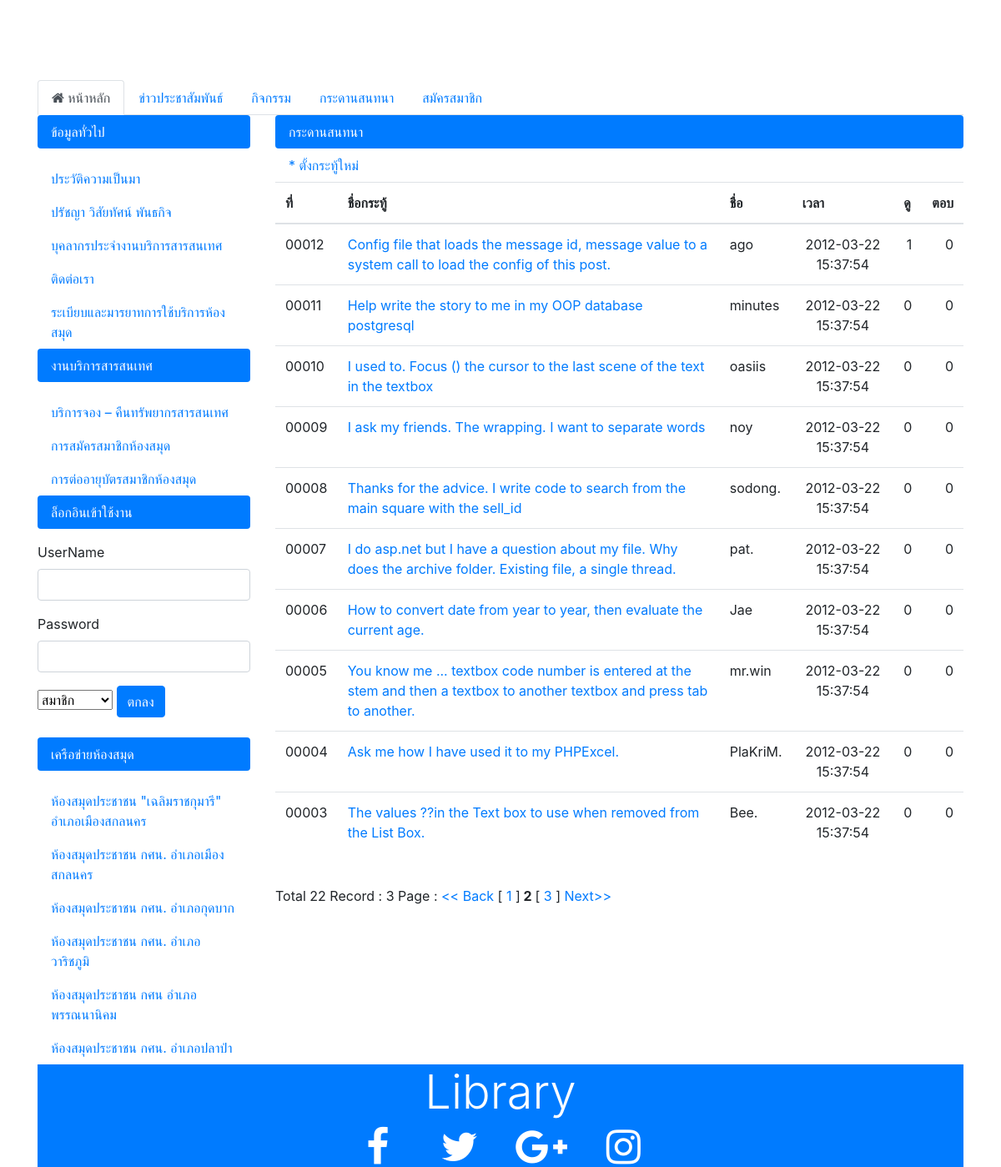
The app's page /Board.php?Page=2 with its own data.
### tables this page shows
CREATE TABLE `webboard` (
  `QuestionID` int(5) UNSIGNED ZEROFILL NOT NULL,
  `CreateDate` datetime NOT NULL,
  `Question` varchar(255) NOT NULL,
  `Details` text NOT NULL,
  `Name` varchar(50) NOT NULL,
  `View` int(5) NOT NULL,
  `Reply` int(5) NOT NULL
);

### Board.php (the view, shortened to what this page needs)
<!DOCTYPE html>
<html>
<head>
  <?php
    include("includes/head.inc.php");
   ?>
  </head>
<body>
  <div class="container">
    <?php
    include("includes/slideshow.inc.php");
   ?>
  </div>
    <div class="container">
      <div class="row">
        <div class="col-md-12">
              <?php
              include("includes/menu.inc.php");
              ?>
        </div>
      </div>
      <div class="row">
        <div class="col-md-3">
            <?php
              include("includes/sidemenu.inc.php");
            ?>
        </div>
          <div class="col-md-9">
            <ul class="nav nav-pills flex-column">
              <li class="nav-item">
                <a href="#" class="active nav-link">กระดานสนทนา</a>
              </li>
              <li class="nav-item">
                <a class="nav-link" href="NewQuestion.php">* ตั้งกระทู้ใหม่</a>
              </li>
            </ul>
            <?php
                include 'includes/config.php';
                $strSQL = "SELECT * FROM webboard";
                $objQuery = mysqli_query($conn, $strSQL) or die ("Error Query [".$strSQL."]");
                $Num_Rows = mysqli_num_rows($objQuery);
                $Per_Page = 10;
                if (isset($_GET["Page"])) {
                  $Page = $_GET["Page"];
                }
                $Prev_Page = $Page-1;
                $Next_Page = $Page+1;
                $Page_Start = (($Per_Page*$Page)-$Per_Page);
                if($Num_Rows<=$Per_Page)
                {
                  $Num_Pages =1;
                }
                else if(($Num_Rows % $Per_Page)==0)
                {
                  $Num_Pages =($Num_Rows/$Per_Page) ;
                }
                else
                {
                  $Num_Pages =($Num_Rows/$Per_Page)+1;
                  $Num_Pages = (int)$Num_Pages;
                }
                $strSQL .=" order  by QuestionID DESC LIMIT $Page_Start , $Per_Page";
                $objQuery  = mysqli_query($conn,$strSQL);
             ?>
              <table class="table">
                <thead>
                  <tr>
                    <th scope="col">ที่</th>
                    <th scope="col" width="458">ชื่อกระทู้</th>
                    <th scope="col">ชื่อ</th>
                    <th scope="col">เวลา</th>
                    <th scope="col">ดู</th>
                    <th scope="col">ตอบ</th>
                  </tr>
                </thead>
                <tbody>
                    <?php
                    while($objResult = mysqli_fetch_assoc($objQuery))
                     {
                    ?>
                  <tr>
                  <td><?php echo $objResult["QuestionID"];?></td>
                  <td><a href="ViewWebboard.php?QuestionID=<?php echo $objResult['QuestionID']; ?>"><?php echo $objResult["Question"]; ?></a></td>
                  <td><?php echo $objResult["Name"];?></td>
                  <td><div align="center"><?php echo $objResult["CreateDate"];?></div></td>
                  <td align="right"><?php echo $objResult["View"];?></td>
                  <td align="right"><?php echo $objResult["Reply"];?></td>
                </tr>
                <?php
                }
                ?>
                </tbody>
              </table>
              <br>
                  Total <?php echo $Num_Rows;?> Record : <?php echo $Num_Pages;?> Page :
                  <?php
                  if($Prev_Page)
                  {
                    echo " <a href=' ".$_SERVER['SCRIPT_NAME']."?Page=".$Prev_Page." '><< Back</a> ";
                  }
                  for($i=1; $i<=$Num_Pages; $i++){
                    if($i != $Page)
                    {
                      echo "[ <a href='".$_SERVER['SCRIPT_NAME']."?Page=".$i."'>$i</a> ]";
                    }
                    else
                    {
                      echo "<b> ".$i." </b>";
                    }
                  }
                  if($Page!=$Num_Pages)
                  {
                    echo " <a href ='".$_SERVER['SCRIPT_NAME']."?Page=".$Next_Page."'>Next>></a> ";
                  }
                  ?>
          </div>
        </div>
      </div>
    <?php
              include("includes/footer.inc.php");
            ?>
</body>
</html>

### records on screen
webboard: QuestionID "00012", Question "Config file that loads the message id, message value to a system call to load the config of this post.", Name "ago", CreateDate "2012-03-22 15:37:54", View "1", Reply "0"
webboard: QuestionID "00011", Question "Help write the story to me in my OOP database postgresql", Name "minutes", CreateDate "2012-03-22 15:37:54", View "0", Reply "0"
webboard: QuestionID "00010", Question "I used to. Focus () the cursor to the last scene of the text in the textbox", Name "oasiis", CreateDate "2012-03-22 15:37:54", View "0", Reply "0"
webboard: QuestionID "00009", Question "I ask my friends. The wrapping. I want to separate words", Name "noy", CreateDate "2012-03-22 15:37:54", View "0", Reply "0"
webboard: QuestionID "00008", Question "Thanks for the advice. I write code to search from the main square with the sell_id", Name "sodong.", CreateDate "2012-03-22 15:37:54", View "0", Reply "0"
webboard: QuestionID "00007", Question "I do asp.net but I have a question about my file. Why does the archive folder. Existing file, a single thread.", Name "pat.", CreateDate "2012-03-22 15:37:54", View "0", Reply "0"
webboard: QuestionID "00006", Question "How to convert date from year to year, then evaluate the current age.", Name "Jae", CreateDate "2012-03-22 15:37:54", View "0", Reply "0"
webboard: QuestionID "00005", Question "You know me ... textbox code number is entered at the stem and then a textbox to another textbox and press tab to another.", Name "mr.win", CreateDate "2012-03-22 15:37:54", View "0", Reply "0"
webboard: QuestionID "00004", Question "Ask me how I have used it to my PHPExcel.", Name "PlaKriM.", CreateDate "2012-03-22 15:37:54", View "0", Reply "0"
webboard: QuestionID "00003", Question "The values ??in the Text box to use when removed from the List Box.", Name "Bee.", CreateDate "2012-03-22 15:37:54", View "0", Reply "0"

### other values on screen
$Num_Rows "22"
$Num_Pages "3"
